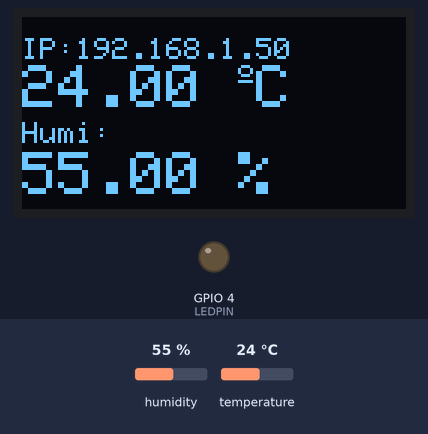
This program was run on a simulated ESP8266 (NodeMCU). Shown: 128×64 one-colour display, output pins drawn as LEDs (lit = HIGH). Inputs (shaded band) come from the test bench; at power-on: humidity 55 %, temperature 24 °C. WiFi joins after 1.5 s; servers stay silent unless stated; the display library's start-up logo is not drawn; what the program prints to the serial monitor is not drawn.

Above: at 5.7 s.
Timing chart, 0 to 7.2 s (numbered marks = the images above):
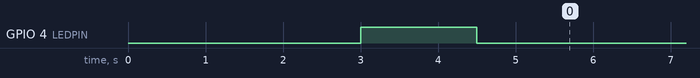

The program:

main.cpp
```cpp
#include <Arduino.h>
#include <DHT.h>
#include <Wire.h>
#include <Adafruit_GFX.h>
#include <Adafruit_SSD1306.h>
#include <Adafruit_Sensor.h>
#include <ESP8266WiFi.h>
#include <TridentTD_LineNotify.h>

// +--------------------+
// |   DHT、LED
// +--------------------+
#define LEDPIN 4
#define DHTPIN 5
#define DHTTYPE DHT11 // DHT11 or DHT22
DHT dht(DHTPIN, DHTTYPE);

// +--------------------+
// |   OLED
// +--------------------+
#define SCREEN_WIDTH 128 // OLED display width, in pixels
#define SCREEN_HEIGHT 64 // OLED display height, in pixels
Adafruit_SSD1306 display(SCREEN_WIDTH, SCREEN_HEIGHT, &Wire, -1);

// +--------------------+
// |   Wifi
// +--------------------+
#define SSID "test"
#define PASS "12345678"

// +--------------------+
// |   Line
// +--------------------+
#define LINETOKEN "w8q9V6NABxHYbB24kAZ5ETAx8bXisOX20aYYZIIahDf"

void initOLED();
void oledShow();
void sendLineNotify();
float temperature, humidity;

void setup()
{
  delay(3000);

  pinMode(LEDPIN, OUTPUT);
  digitalWrite(LEDPIN, HIGH);

  Serial.begin(9600);
  dht.begin();
  WiFi.begin(SSID, PASS);

  Serial.println();
  Serial.print("Wifi connecting to ");
  Serial.println(SSID);

  Serial.print("Connecting");
  while (WiFi.status() != WL_CONNECTED)
  {
    delay(500);
    Serial.print(".");
  }
  Serial.println();

  digitalWrite(LEDPIN, LOW);

  Serial.println("Wifi Connected Success!");
  Serial.print("IP Address : ");
  Serial.println(WiFi.localIP());

  initOLED();
  delay(1000);
}
void loop()
{
  temperature = dht.readTemperature();
  humidity = dht.readHumidity();
  if (isnan(temperature) || isnan(humidity))
  {
    Serial.println("Failed to read from DHT sensor!");
  }
  else
  {
    Serial.printf("Temp:%.2f C | Humi:%.2f %% \r\n", temperature, humidity); //要印 %，需使用%%
    oledShow();
    sendLineNotify();
  }
  delay(20 * 1000);
}

void sendLineNotify()
{
  String message = "\nIP:" + WiFi.localIP().toString();
  message += "\n溫度:" + String((float)temperature);
  message += "\n濕度:" + String((float)humidity);
  LINE.setToken(LINETOKEN);
  LINE.notify(message);

}

void initOLED()
{

  Wire.begin(2, 14); //SDA=13,SCL=12

  if (!display.begin(SSD1306_SWITCHCAPVCC, 0x3C))
  {
    Serial.println("SSD1306 allocation failed");
  }
  else
  {
    Serial.println("SSD1306 init OK!");
  }

  display.setTextColor(WHITE);
  display.display();
  display.clearDisplay();
}

void oledShow()
{

  display.clearDisplay();

  // display IP
  display.setTextSize(1);
  display.setCursor(0, 7);
  display.print("IP:");
  display.print(WiFi.localIP());

  // display temperature
  display.setTextSize(2);
  display.setCursor(0, 16);
  display.print(temperature);
  display.print(" ");
  display.setTextSize(1);
  display.cp437(true);
  display.write(167);
  display.setTextSize(2);
  display.print("C");

  // display humidity
  display.setTextSize(1);
  display.setCursor(0, 35);
  display.print("Humi: ");
  display.setTextSize(2);
  display.setCursor(0, 45);
  display.print(humidity);
  display.print(" %");

  display.display();
}
```
